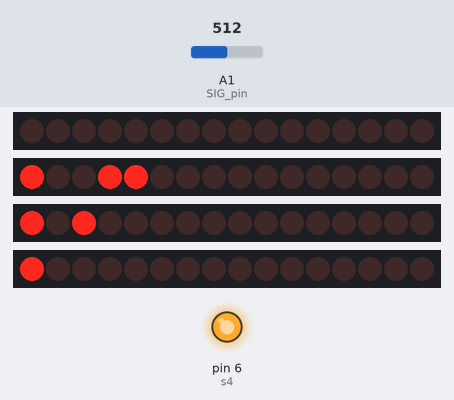
This sketch was run on a simulated Arduino Uno, built with avr-gcc and run on an emulated ATmega328P. On the bench: 4 × 16 shift-register outputs drawn as a row of LEDs (first output left, lit = HIGH), output pins drawn as LEDs (lit = HIGH). Wiring (inferred from the names in the program): 4 × 2 × shift register (74HC595): data pin 10, shift clock pin 12, latch pin 11 / data pin 3, shift clock A0, latch pin 9 / data pin 4, shift clock pin 7 / data pin 5, shift clock pin 8. Wiring (inferred from the signals the program sends): 4 × row of LEDs: on Q0, Q1, Q2, Q3, Q4, Q5, Q6, Q7, Q8, Q9, Q10, Q11, Q12, Q13, Q14, Q15 / on Q0, Q1, Q2, Q3, Q4, Q5, Q6, Q7, Q8, Q9, Q10, Q11, Q12, Q13, Q14, Q15 / on Q0, Q1, Q2, Q3, Q4, Q5, Q6, Q7, Q8, Q9, Q10, Q11, Q12, Q13, Q14, Q15 / on Q0, Q1, Q2, Q3, Q4, Q5, Q6, Q7, Q8, Q9, Q10, Q11, Q12, Q13, Q14, Q15. Inputs (shaded band) come from the test bench; at power-on: A1 (SIG_pin) = 512. Pins used as bus, display or sensor lines are not drawn.

Above: at 4.2 s.
At 9.3 s:
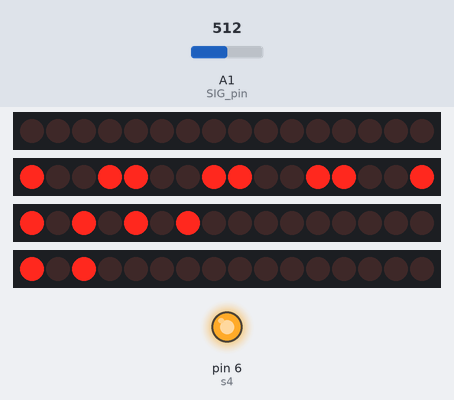
9.4 s: A1 (SIG_pin) set to 634
At 12.2 s:
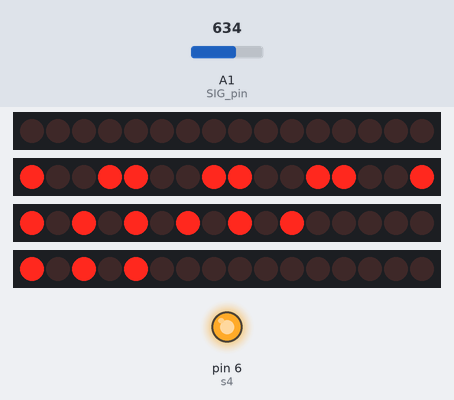
12.4 s: A1 (SIG_pin) set to 665
At 13.3 s:
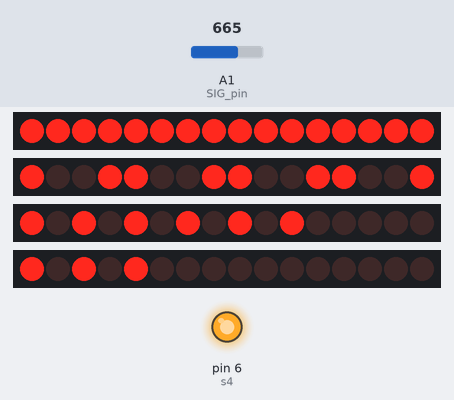
14.9 s: A1 (SIG_pin) set to 566
16.6 s: A1 (SIG_pin) set to 543
Timing chart, 0 to 20.2 s (numbered marks = the images above; inputs shaded):
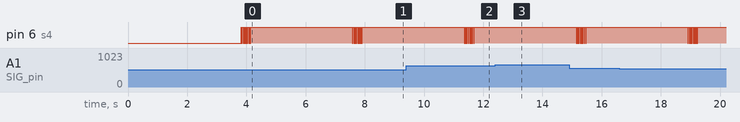

The sketch:

plant_reader_16_ports.ino
```cpp
#include <SoftwareSerial.h>

int secondcount = 0;

// Attach the serial display's RX line to digital pin 2
SoftwareSerial mySerialData(A4,13); // RX,TX (unused)

int sensorValue[16] = {0,0,0,0,
                       0,0,0,0,
                       0,0,0,0,
                       0,0,0,0
                     };
int sensorpower = A0;

//Mux control pins
int s0 = 2;
int s1 = 3;
int s2 = 4;
int s3 = 5;

int s4 = 6;
int s5 = 7;
int s6 = 8;
int s7 = 9;
//int muxstate = 6;
//Mux in "SIG" pin
int SIG_pin = A1;


//set up shift register pins
int SER_Pin   = 10; //pin 14 on the 75HC595
int RCLK_Pin  = 11; //pin 12 on the 75HC595
int SRCLK_Pin = 12; //pin 11 on the 75HC595

//Number of daisy-chained shift registers
#define number_of_74hc595s 2

//do not touch
#define numOfRegisterPins number_of_74hc595s * 8
boolean registers[numOfRegisterPins];

void setup() {

  pinMode(SER_Pin, OUTPUT);
  pinMode(RCLK_Pin, OUTPUT);
  pinMode(SRCLK_Pin, OUTPUT);


  pinMode(SIG_pin, INPUT);
  pinMode(sensorpower, OUTPUT);
  digitalWrite(sensorpower, LOW);

  //set Mux initial values
  pinMode(s0, OUTPUT);
  pinMode(s1, OUTPUT);
  pinMode(s2, OUTPUT);
  pinMode(s3, OUTPUT);
  pinMode(s4, OUTPUT);
  pinMode(s5, OUTPUT);
  pinMode(s6, OUTPUT);
  pinMode(s7, OUTPUT);
  //pinMode(muxstate, OUTPUT);

  //initialize mux to C0
  digitalWrite(s0, LOW);
  digitalWrite(s1, LOW);
  digitalWrite(s2, LOW);
  digitalWrite(s3, LOW);
  digitalWrite(s4, LOW);
  digitalWrite(s5, LOW);
  digitalWrite(s6, LOW);
  digitalWrite(s7, LOW);

  //start mux in "off" staate
  //digitalWrite(muxstate, LOW);
  mySerialData.begin(9600); // set up serial port for 9600 baud
  mySerialData.write(0x12);
  mySerialData.write("2");
  delay(500); // wait for display to boot up


  //Serial.begin(9600);
  delay(500);

}

void loop() {

  secondcount++;
  if(secondcount % 6 == 0 ) {
    for(int x=0;x<16;++x) {
      checkSensors(x);
    }
  }
  for(int x=0;x<16;++x) {
    setLights(x);
  }
  writeRegisters();
  lcdStatus();
  delay(500);
}

//set all register pins to LOW
void clearRegisters(){
  for(int i = numOfRegisterPins - 1; i >=  0; i--){
    registers[i] = LOW;
  }
}
/**************************************************************
 * Begin register-specific code
 *************************************************************/
//Set and display registers
//Only call AFTER all values are set how you would like (slow otherwise)
void writeRegisters(){

  digitalWrite(RCLK_Pin, LOW);

  for(int i = numOfRegisterPins - 1; i >=  0; i--){
    digitalWrite(SRCLK_Pin, LOW);
    //Serial.print(registers[i]);
    int val = registers[i];

    digitalWrite(SER_Pin, val);
    digitalWrite(SRCLK_Pin, HIGH);

  }
  //Serial.println();
  digitalWrite(RCLK_Pin, HIGH);

}

//set an individual pin HIGH or LOW
void setRegisterPin(int index, int value){
  registers[index] = value;
}

/*****************************************************
 * end register-specific functions
 **************************************************/
/**************************************************
 * begin mux-specific functions
 **************************************************/


int readSensor(int channel){
  //digitalWrite(muxstate,LOW);
  int controlPin[] = { s0, s1, s2, s3 };

  int muxChannel[16][4]={
    { 0,0,0,0 }, //channel 0
    { 1,0,0,0 }, //channel 1
    { 0,1,0,0 }, //channel 2
    { 1,1,0,0 }, //channel 3
    { 0,0,1,0 }, //channel 4
    { 1,0,1,0 }, //channel 5
    { 0,1,1,0 }, //channel 6
    { 1,1,1,0 }, //channel 7
    { 0,0,0,1 }, //channel 8
    { 1,0,0,1 }, //channel 9
    { 0,1,0,1 }, //channel 10
    { 1,1,0,1 }, //channel 11
    { 0,0,1,1 }, //channel 12
    { 1,0,1,1 }, //channel 13
    { 0,1,1,1 }, //channel 14
    { 1,1,1,1 }  //channel 15
  };

  //loop through the 4 sig
  for(int i = 0; i < 4; i ++){
    Serial.print("control pin:");
    Serial.print(i);
    Serial.print(" muxchannel:");
    Serial.println(muxChannel[channel][i]);
    digitalWrite(controlPin[i], muxChannel[channel][i]);
  }
  //return the value at the SIG pin
  return analogRead(SIG_pin);
}


void EnableSensor(int channel){
  //digitalWrite(muxstate,LOW);
  int controlPin[] = { s4, s5, s6, s7 };

  int muxChannel[16][4]={
    { 0,0,0,0 }, //channel 0
    { 1,0,0,0 }, //channel 1
    { 0,1,0,0 }, //channel 2
    { 1,1,0,0 }, //channel 3
    { 0,0,1,0 }, //channel 4
    { 1,0,1,0 }, //channel 5
    { 0,1,1,0 }, //channel 6
    { 1,1,1,0 }, //channel 7
    { 0,0,0,1 }, //channel 8
    { 1,0,0,1 }, //channel 9
    { 0,1,0,1 }, //channel 10
    { 1,1,0,1 }, //channel 11
    { 0,0,1,1 }, //channel 12
    { 1,0,1,1 }, //channel 13
    { 0,1,1,1 }, //channel 14
    { 1,1,1,1 }  //channel 15
  };

  //loop through the 4 sig
  for(int i = 0; i < 4; i ++){
    //Serial.print("control pin:");
    //Serial.print(i);
    //Serial.print(" muxchannel:");
    //Serial.println(muxChannel[channel][i]);
    digitalWrite(controlPin[i], muxChannel[channel][i]);
  }
  //read the value at the SIG pin
  //int val = analogRead(SIG_pin);
  //digitalWrite(muxstate,HIGH);
  //return the value
  //return val;
}

/**************************************************
 * end mux-specific functions
 **************************************************/

void checkSensors(int value) {
  //Serial.print("value:");
  //Serial.println(value);
  EnableSensor(value);
  digitalWrite(sensorpower,HIGH);
  //give power 10 ms to stabilize
  delay(10);
  //change to the correct sensor, then delay another 10 ms
  readSensor(value);
  delay(10);
  //do a final read
  sensorValue[value] = readSensor(value);
  //Serial.println(sensorValue[value]);
  digitalWrite(sensorpower,LOW);
}

void setLights(int light) {
  if((secondcount % 4 == 0 || secondcount % 4 == 2)  && sensorValue[light] >650) {
    //digitalWrite(ledPin[light], HIGH);
    setRegisterPin(light, HIGH);
    //Serial.println("Light should be on (second is even, value >800");
  }
  else if((secondcount % 4 == 1 || secondcount % 4 == 3)  && sensorValue[light] >650) {
    //Serial.println("Light should be off (second is odd, value >800");
    setRegisterPin(light, LOW);
    //digitalWrite(ledPin[light], LOW);
  }
  else if(secondcount % 4 == 0 && sensorValue[light] >550) {
    //digitalWrite(ledPin[light], HIGH);
    setRegisterPin(light, HIGH);
    //Serial.println("Light should be on");
  }
  else if(secondcount % 4 == 2 && sensorValue[light] >550) {
    setRegisterPin(light, LOW);
  }
  else {
    setRegisterPin(light, LOW);
    //Serial.println("Light should be off");
  }

}
void lcdStatus() {
  int offset=secondcount%8/2*4;
  if(secondcount %1 == 0) {
    mySerialData.write(254); // move cursor to beginning of first line
    mySerialData.write(128);

    mySerialData.write("                "); // clear display
    mySerialData.write("                ");

    mySerialData.write(254); // move cursor to beginning of first line
    mySerialData.write(128);

    for(int i = 0;i<4;++i) {
      if(i == 2) {
        mySerialData.write(254); // move cursor to beginning of first line
        mySerialData.write(192);
      }
      mySerialData.print(i+offset);
      mySerialData.print(":");

      mySerialData.print(sensorValue[i+offset]);
      mySerialData.print(" ");
    }
  }
}
```

Measured:
- the behaviour switches between 650 and 651 on A1 (SIG_pin) (found by bisection; images 2 and 3)
